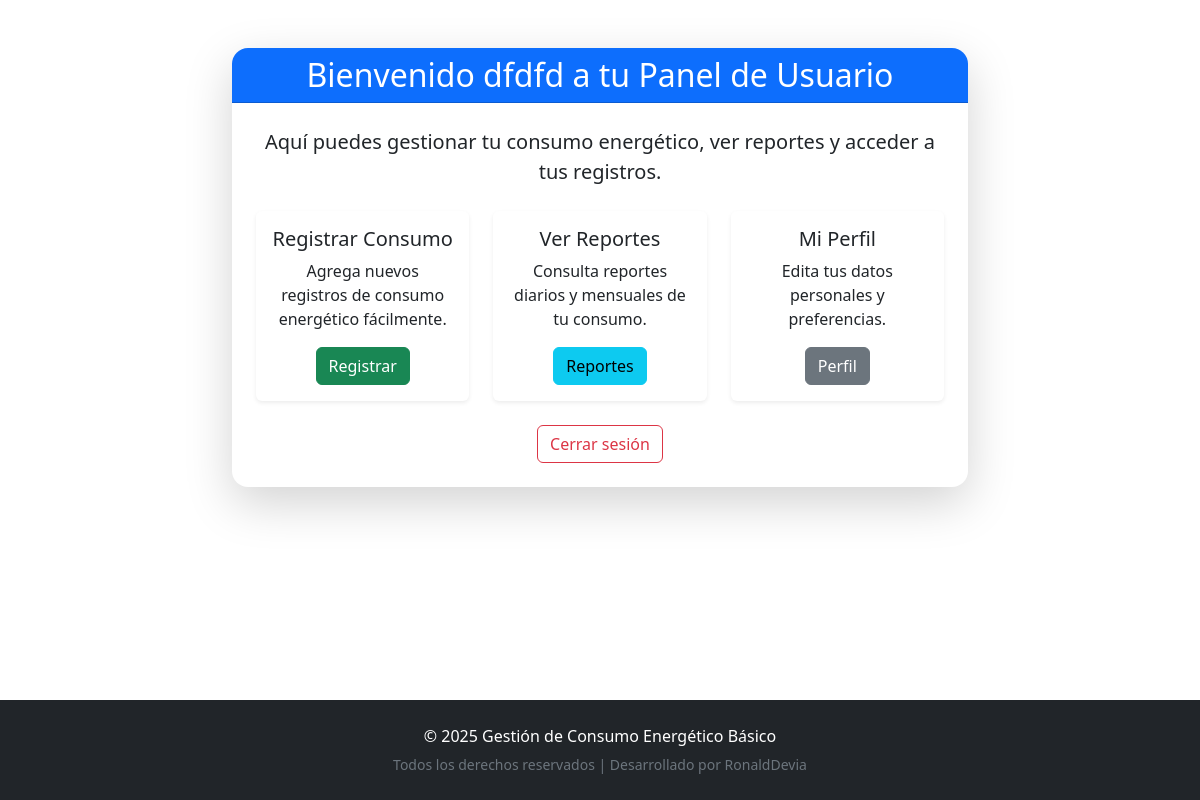
The page /homeUser (signed in) on the database as committed earlier.
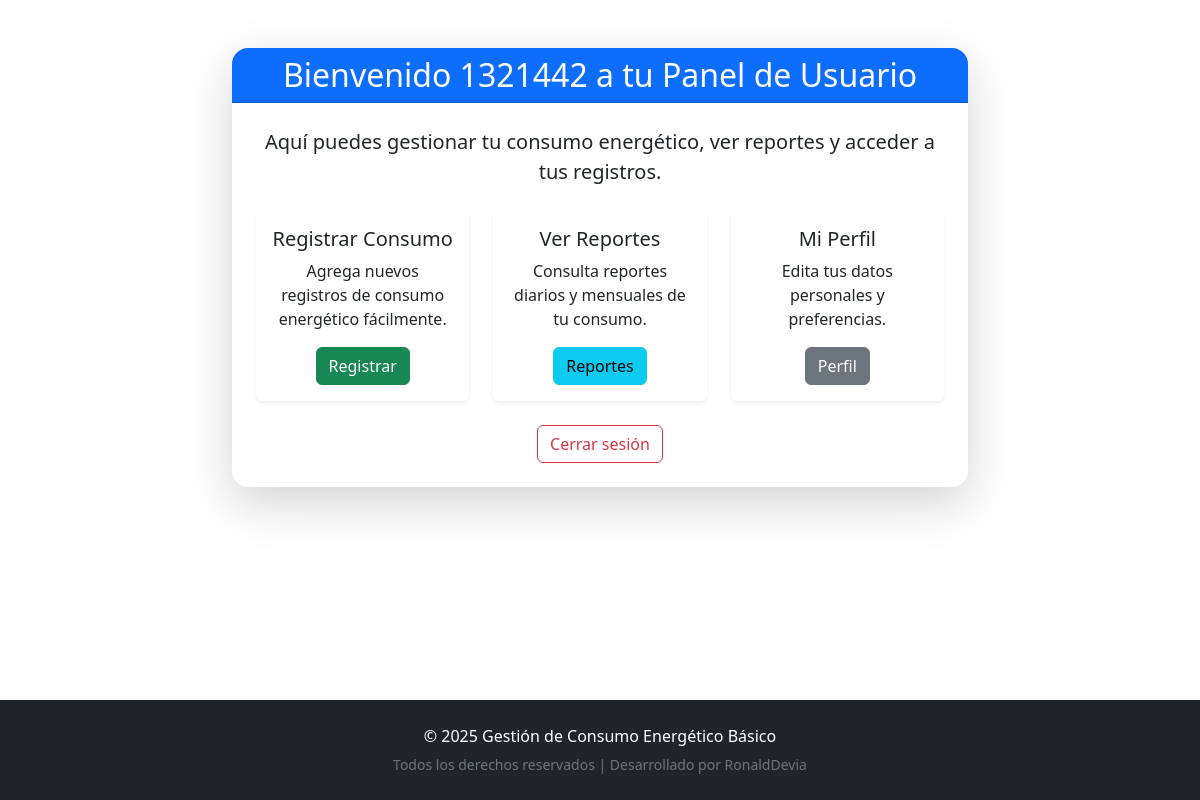
The same page on the database as committed later.
### app.py (models this page shows, shortened)
class Usuarios(db.Model):
    id = db.Column(db.Integer, primary_key=True)
    nombre = db.Column(db.String(100), nullable=False)
    correo = db.Column(db.String(120), unique=True, nullable=False)
    password = db.Column(db.String(100), nullable=False)
    Roles_id = db.Column(db.Integer, db.ForeignKey('roles.id'), nullable=False)

### app.py (the view)
@app.route('/homeUser' )
def homeUser():
    usuario_id = session.get('usuario_id')
    usuario = Usuarios.query.get(usuario_id)
    if not usuario_id:
        return redirect(url_for('login'))
    if usuario.Roles.nombre != 'usuario':
        return redirect(url_for('homeAdmin'))
    return render_template('Usuarios/home.html', usuario=usuario)

### Templates/Usuarios/home.html (shortened to what this page needs)
{% extends 'base.html' %}
{% block content %}
<div class="container py-5">
	<div class="row justify-content-center">
		<div class="col-lg-8">
			<div class="card shadow-lg border-0 rounded-4">
				<div class="card-header bg-primary text-white text-center rounded-top-4">
					<h2 class="mb-0">Bienvenido {{usuario.nombre}} a tu Panel de Usuario</h2>
				</div>
				<div class="card-body p-4">
					<p class="lead text-center mb-4">Aquí puedes gestionar tu consumo energético, ver reportes y acceder a tus registros.</p>
					<div class="row g-4">
						<div class="col-md-4">
							<div class="card h-100 text-center border-0 shadow-sm">
								<div class="card-body">
									<h5 class="card-title">Registrar Consumo</h5>
									<p class="card-text">Agrega nuevos registros de consumo energético fácilmente.</p>
									<a href="{{ url_for('registroDatos') }}" class="btn btn-success">Registrar</a>
								</div>
							</div>
						</div>
						<div class="col-md-4">
							<div class="card h-100 text-center border-0 shadow-sm">
								<div class="card-body">
									<h5 class="card-title">Ver Reportes</h5>
									<p class="card-text">Consulta reportes diarios y mensuales de tu consumo.</p>
									<a href="{{ url_for('reportes') }}" class="btn btn-info">Reportes</a>
								</div>
							</div>
						</div>
						<div class="col-md-4">
							<div class="card h-100 text-center border-0 shadow-sm">
								<div class="card-body">
									<h5 class="card-title">Mi Perfil</h5>
									<p class="card-text">Edita tus datos personales y preferencias.</p>
									<a href="{{ url_for('editarPerfil') }}" class="btn btn-secondary">Perfil</a>
								</div>
							</div>
						</div>
					</div>
					<div class="text-center mt-4">
						<a href="{{ url_for('cerrarSesion') }}" class="btn btn-outline-danger">
							 Cerrar sesión
						</a>
					</div>
				</div>
			</div>
		</div>
	</div>
</div>
{% endblock %}

Rows that differ between the two databases and show on the page:
changed Usuarios: nombre "dfdfd" → "1321442"
